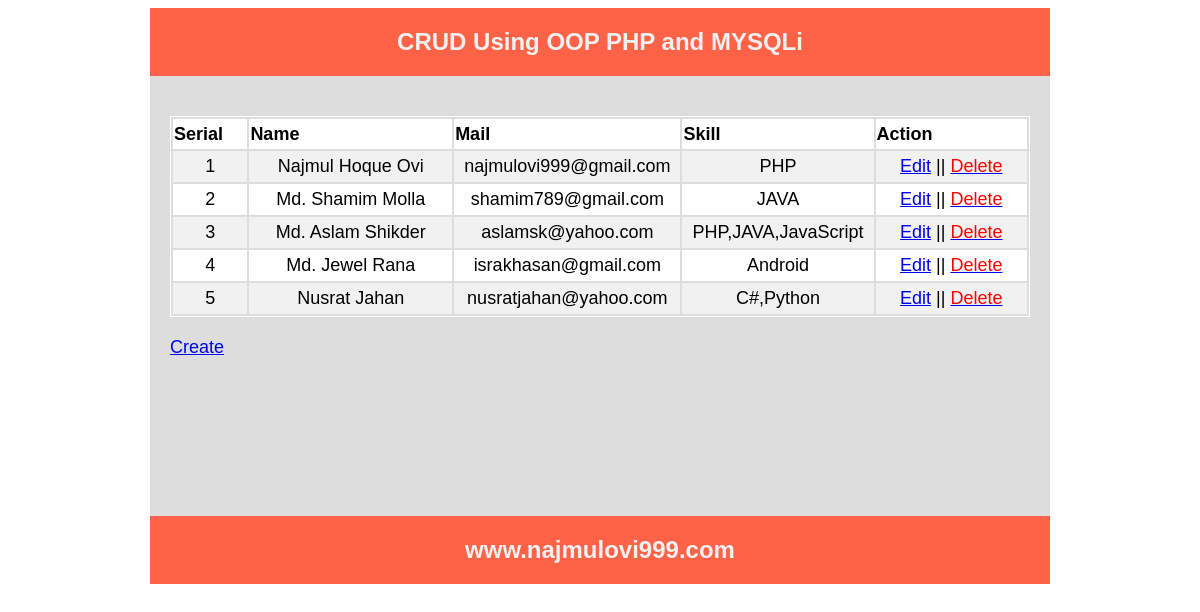
The page / on the database its author committed.
### tables this page shows
CREATE TABLE `tbl_user` (
  `id` int(11) NOT NULL,
  `name` varchar(50) NOT NULL,
  `email` varchar(255) NOT NULL,
  `skill` varchar(50) NOT NULL
);

### Database.php (called while the page is built, shortened)
<?php
   class Database{
	   public $host    = DB_HOST;
	   public $user    = DB_USER;
	   public $pass    = DB_PASS;
	   public $dbname  = DB_NAME;
	   public $link;
	   public $error;
	   private function connectDB(){
		   $this->link = new mysqli($this->host, $this->user, $this->pass, $this->dbname);
	   }
	   public function select($query){
		   $result = $this->link->query($query) or die ($this->error.__LINE__);
		   if($result->num_rows > 0){
			   return $result;
		   } else {
			   return false;
		   }
	   }
   }
?>

### index.php (the view, shortened to what this page needs)
<?php include "header.php"; ?>
<?php
   $db = new Database();
   $query = "select * from tbl_user";
   $read = $db->select($query);
?>
	<table class="tblone">
		<tr>
		    <th width="10%">Serial</th>
			<th width="30%">Name</th>
			<th width="23%">Mail</th>
			<th width="15%">Skill</th>
			<th width="22%">Action</th>
		</tr>
	<?php if($read){?>
       <?php
	   while($row = $read->fetch_assoc()){
	   ?>
		<tr>
		<td><?php echo $row['id']; ?></td>
		<td><?php echo $row['name']; ?></td>
		<td><?php echo $row['email']; ?></td>
		<td><?php echo $row['skill']; ?></td>
		<td>
		<a href="update.php?id=<?php echo urlencode($row['id']); ?>">Edit</a> ||
		<a href="delete.php?id=<?php echo urlencode($row['id']); ?>"><span style="color:red">Delete</span></a>
		</td>
		</tr>
	   <?php } ?>
    <?php } else {?>
	    <p>Data is not available!!</p>
	<?php } ?>
	</table>
	<a href="create.php">Create</a>
<?php include "footer.php"; ?>

### header.php (shortened to what this page needs)
<!DOCTYPE html>
<html>
	<head>
	</head>
	<body>
        <div class="phpcoding">
			<section class="headeroption">
			        <h2><?php echo "CRUD Using OOP PHP and MYSQLi"; ?></h2>
			</section>
			<section class="maincontent">

### footer.php
		</section>
<section class="footeroption">
			       <h2><?php echo "www.najmulovi999.com"; ?></h2>
			</section>
		</div>
	</body>
</html>

### rows shown on the page
tbl_user: id "1", name "Najmul Hoque Ovi", email "najmulovi999@gmail.com", skill "PHP"
tbl_user: id "2", name "Md. Shamim Molla", email "shamim789@gmail.com", skill "JAVA"
tbl_user: id "3", name "Md. Aslam Shikder", email "aslamsk@yahoo.com", skill "PHP,JAVA,JavaScript"
tbl_user: id "4", name "Md. Jewel Rana", email "israkhasan@gmail.com", skill "Android"
tbl_user: id "5", name "Nusrat Jahan", email "nusratjahan@yahoo.com", skill "C#,Python"
